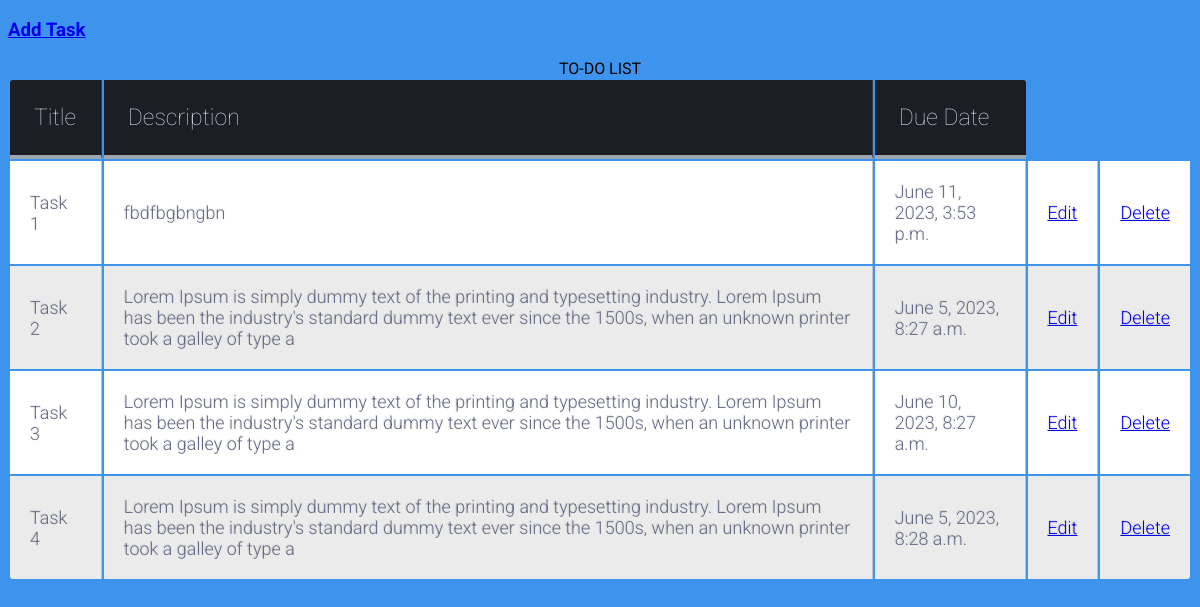
Before: / with the older database file.
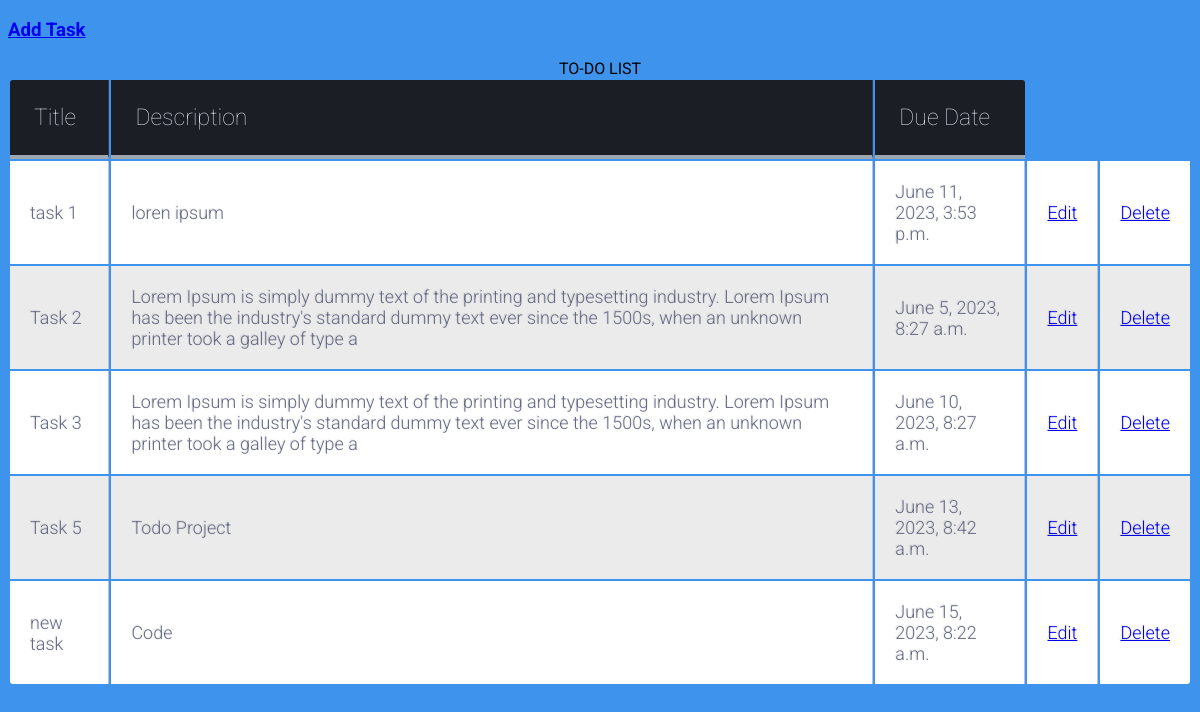
After: the same page with the newer database file.
### projects/models.py (models this page shows, shortened)
class TodoItems(models.Model):
    title = models.CharField(max_length=80)  # Title of the table
    description = models.TextField(max_length=200)  # Description of the table
    created_on = models.DateTimeField(auto_now_add=True)  # Automatically set the created_on field to the current time when an object is created
    due_date = models.DateTimeField(default=one_week_hence)  # Set the default value for the due_date field to one week from the current time

### projects/views.py (the view)
# urls.py: path('', views.IndexPage, name='index'),  # URL pattern for the index page
def IndexPage(request):
    projectObj = TodoItems.objects.all()  # Retrieve all instances of TodoItems
    context = {'projectObj': projectObj}  # Create context data to pass to the template
    return render(request, 'index.html', context)  # Render the index.html template with the context data

### templates/index.html
{% extends 'main.html' %}
{% load static %}
{% block content %}
<link rel="stylesheet" href="{% static 'main.css' %}" />
<h3><a href="{% url 'create-task' %}">Add Task</a></h3>
<table>
    <caption>TO-DO LIST</caption>
    <tr>
        <th>Title</th>
        <th>Description</th>
        <th>Due Date</th>
    </tr>
    {% for proj in projectObj %}
    <tr>
        <td>{{proj.title}}</td>
        <td>{{proj.description}}</td>
        <td>{{proj.due_date}}</td>
        <td><a href="{% url 'update-task' proj.id %}">Edit</a></td>
        <td><a href="{% url 'delete-task' proj.id %}">Delete</a></td>
    </tr>
    {% endfor %}
</table>
{% endblock content %}

### templates/main.html (shortened to what this page needs)
<!DOCTYPE html>
{% load static %}
<html>
<head>
</head>
<body>
    {% block content %}
    {% endblock content %}
</body>
</html>

### static/main.css (style rules this page uses)
body { background-color: #3e94ec; font-family: "Roboto", helvetica, arial, sans-serif; font-size: 16px; font-weight: 400; text-rendering: optimizeLegibility; }
th { color:#D5DDE5;; background:#1b1e24; border-bottom:4px solid #9ea7af; border-right: 1px solid #343a45; font-size:23px; font-weight: 100; padding:24px; text-align:left; text-shadow: 0 1px 1px rgba(0, 0, 0, 0.1); vertical-align:middle; }
th:first-child { border-top-left-radius:3px; }
th:last-child { border-top-right-radius:3px; border-right:none; }
tr { border-top: 1px solid #C1C3D1; border-bottom: 1px solid #C1C3D1; color:#666B85; font-size:16px; font-weight:normal; text-shadow: 0 1px 1px rgba(256, 256, 256, 0.1); }
tr:first-child { border-top:none; }
tr:last-child { border-bottom:none; }
tr:nth-child(odd) td { background:#EBEBEB; }
tr:last-child td:first-child { border-bottom-left-radius:3px; }
tr:last-child td:last-child { border-bottom-right-radius:3px; }
td { background:#FFFFFF; padding:20px; text-align:left; vertical-align:middle; font-weight:300; font-size:18px; text-shadow: -1px -1px 1px rgba(0, 0, 0, 0.1); border-right: 1px solid #C1C3D1; }
td:last-child { border-right: 0px; }

Changed rows visible on the page:
removed TodoItems: title "Task 4", description "Lorem Ipsum is simply dummy text of the printing and typesetting industry. Lorem Ipsum has been the industry's standard dummy text ever since the 1500s, when an unknown printer took a galley of type a", due_date "June 5, 2023, 8:28 a.m."
changed TodoItems: title "Task 1" → "task 1"; description "fbdfbgbngbn" → "loren ipsum"
added TodoItems: title "Task 5", description "Todo Project", due_date "June 13, 2023, 8:42 a.m."
added TodoItems: title "new task", description "Code", due_date "June 15, 2023, 8:22 a.m."
